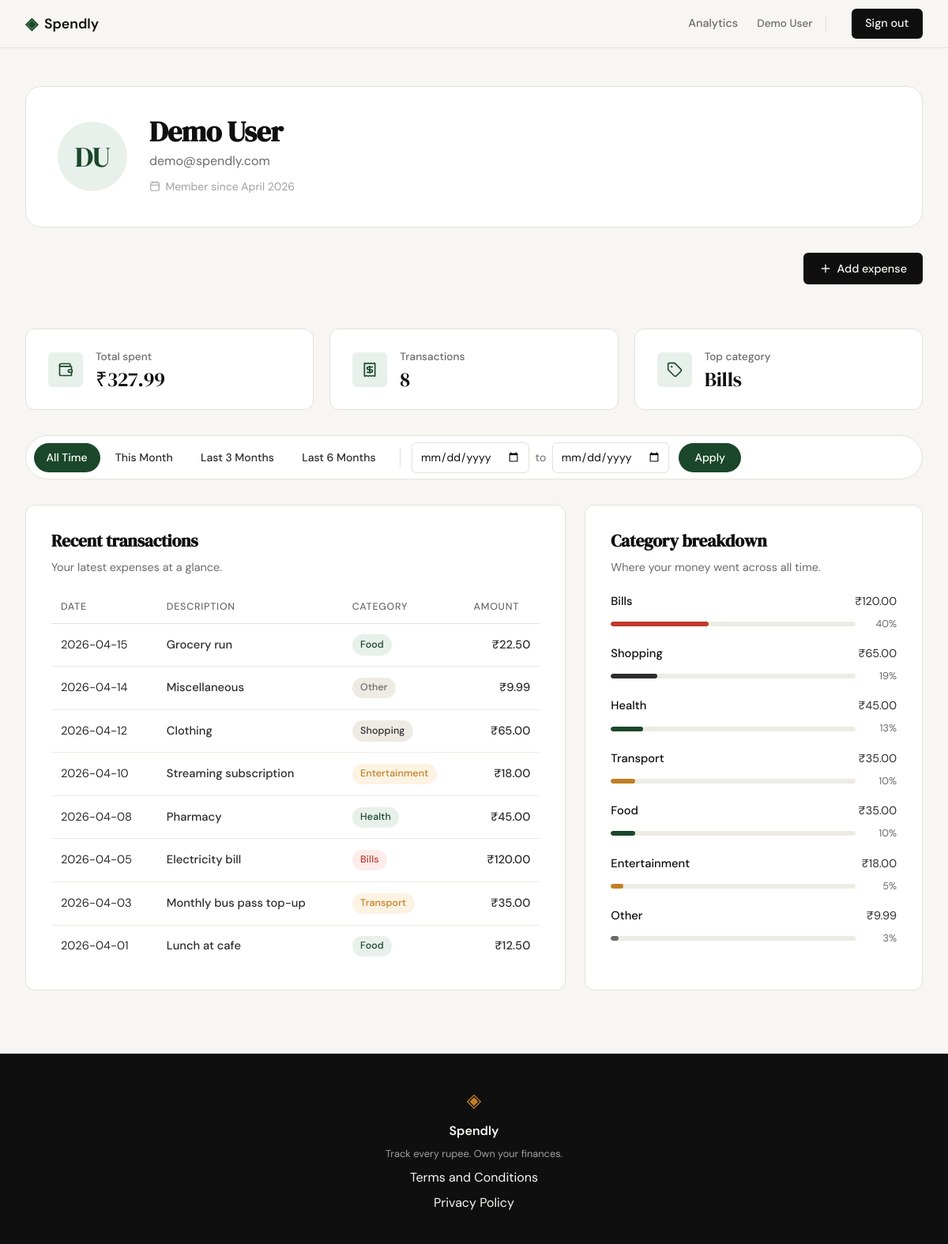
Screenshot of /profile (signed in) with the database file from the repository.
### tables this page shows
CREATE TABLE users (
            id           INTEGER PRIMARY KEY AUTOINCREMENT,
            name         TEXT    NOT NULL,
            email        TEXT    UNIQUE NOT NULL,
            password_hash TEXT   NOT NULL,
            created_at   TEXT    DEFAULT (datetime('now'))
        );

CREATE TABLE expenses (
            id          INTEGER PRIMARY KEY AUTOINCREMENT,
            user_id     INTEGER NOT NULL REFERENCES users(id),
            amount      REAL    NOT NULL,
            category    TEXT    NOT NULL,
            date        TEXT    NOT NULL,
            description TEXT,
            created_at  TEXT    DEFAULT (datetime('now'))
        );

### app.py (the view)
@app.route("/profile")
def profile():
    if not session.get("user_id"):
        return redirect(url_for("login"))
    user_id = session["user_id"]
    date_from = _parse_iso_date(request.args.get("date_from"))
    date_to   = _parse_iso_date(request.args.get("date_to"))
    user         = get_user_by_id(user_id)
    stats        = get_summary_stats(user_id, date_from=date_from, date_to=date_to)
    transactions = get_recent_transactions(user_id, date_from=date_from, date_to=date_to)
    categories   = get_category_breakdown(user_id, date_from=date_from, date_to=date_to)
    presets = _build_presets(datetime.date.today())
    active_preset = None
    if date_from is None and date_to is None:
        active_preset = "all_time"
    else:
        for name, (p_from, p_to) in presets.items():
            if date_from == p_from and date_to == p_to:
                active_preset = name
                break
    return render_template(
        "profile.html",
        user=user,
        stats=stats,
        transactions=transactions,
        categories=categories,
        date_from=date_from,
        date_to=date_to,
        active_preset=active_preset,
        presets=presets,
        filter_label_from=_format_label(date_from),
        filter_label_to=_format_label(date_to),
    )

### app.py (called while the page is built)
def _parse_iso_date(value):
    if not value:
        return None
    try:
        datetime.date.fromisoformat(value)
        return value
    except ValueError:
        return None

def _format_label(value):
    if not value:
        return None
    try:
        return datetime.date.fromisoformat(value).strftime("%d %b %Y")
    except ValueError:
        return None

def _months_ago_start(today, n):
    month = today.month - n
    year = today.year
    while month <= 0:
        month += 12
        year -= 1
    return datetime.date(year, month, 1).isoformat()

def _build_presets(today):
    return {
        "this_month":    (today.replace(day=1).isoformat(), today.isoformat()),
        "last_3_months": (_months_ago_start(today, 3), today.isoformat()),
        "last_6_months": (_months_ago_start(today, 6), today.isoformat()),
    }

### database/db.py (called while the page is built)
def get_db():
    conn = sqlite3.connect(DB_PATH)
    conn.row_factory = sqlite3.Row
    conn.execute("PRAGMA foreign_keys = ON")
    return conn

### database/queries.py (called while the page is built)
def _date_clause(date_from, date_to):
    parts, params = [], []
    if date_from:
        parts.append("AND date >= ?")
        params.append(date_from)
    if date_to:
        parts.append("AND date <= ?")
        params.append(date_to)
    return (" " + " ".join(parts) if parts else "", params)

def get_user_by_id(user_id):
    conn = get_db()
    row = conn.execute(
        "SELECT id, name, email, created_at FROM users WHERE id = ?",
        (user_id,),
    ).fetchone()
    conn.close()
    if row is None:
        return None
    dt = datetime.datetime.fromisoformat(row["created_at"])
    member_since = dt.strftime("%B %Y")
    words = row["name"].split()
    if len(words) == 1:
        initials = words[0][0].upper()
    else:
        initials = words[0][0].upper() + words[-1][0].upper()
    return {
        "name": row["name"],
        "email": row["email"],
        "initials": initials,
        "member_since": member_since,
    }

### templates/profile.html (shortened to what this page needs)
{% extends "base.html" %}
{% block head %}
<link rel="stylesheet" href="{{ url_for('static', filename='css/profile.css') }}">
{% endblock %}
{% block content %}
<section class="profile-section">
    <div class="profile-inner">
        <header class="profile-header">
            <div class="profile-avatar">{{ user.initials }}</div>
            <div class="profile-identity">
                <h1 class="profile-name">{{ user.name }}</h1>
                <p class="profile-email">{{ user.email }}</p>
                <p class="profile-meta">
                    <i data-lucide="calendar"></i>
                    <span>Member since {{ user.member_since }}</span>
                </p>
            </div>
        </header>
        <div class="profile-actions">
            <a href="{{ url_for('add_expense') }}" class="btn-primary">
                <i data-lucide="plus"></i> Add expense
            </a>
        </div>
        <div class="profile-stats">
            <article class="stat-card">
                <div class="stat-icon"><i data-lucide="wallet"></i></div>
                <div class="stat-body">
                    <p class="stat-label">Total spent</p>
                    <p class="stat-value">₹{{ stats.total_spent }}</p>
                </div>
            </article>
            <article class="stat-card">
                <div class="stat-icon"><i data-lucide="receipt"></i></div>
                <div class="stat-body">
                    <p class="stat-label">Transactions</p>
                    <p class="stat-value">{{ stats.transaction_count }}</p>
                </div>
            </article>
            <article class="stat-card">
                <div class="stat-icon"><i data-lucide="tag"></i></div>
                <div class="stat-body">
                    <p class="stat-label">Top category</p>
                    <p class="stat-value">{{ stats.top_category }}</p>
                </div>
            </article>
        </div>
        <form class="filter-bar" method="get" action="{{ url_for('profile') }}">
            <div class="filter-presets">
                <a href="{{ url_for('profile') }}"
                   class="filter-preset {% if active_preset == 'all_time' %}filter-preset--active{% endif %}">All Time</a>
                <a href="{{ url_for('profile', date_from=presets['this_month'][0], date_to=presets['this_month'][1]) }}"
                   class="filter-preset {% if active_preset == 'this_month' %}filter-preset--active{% endif %}">This Month</a>
                <a href="{{ url_for('profile', date_from=presets['last_3_months'][0], date_to=presets['last_3_months'][1]) }}"
                   class="filter-preset {% if active_preset == 'last_3_months' %}filter-preset--active{% endif %}">Last 3 Months</a>
                <a href="{{ url_for('profile', date_from=presets['last_6_months'][0], date_to=presets['last_6_months'][1]) }}"
                   class="filter-preset {% if active_preset == 'last_6_months' %}filter-preset--active{% endif %}">Last 6 Months</a>
            </div>
            <div class="filter-range">
                <input type="date" id="date_from" name="date_from" value="{{ date_from or '' }}">
                <span class="filter-range-sep">to</span>
                <input type="date" id="date_to" name="date_to" value="{{ date_to or '' }}">
            </div>
            <button type="submit" class="filter-apply">Apply</button>
        </form>
        <div class="profile-grid">
            <section class="profile-card tx-card">
                <header class="card-header">
                    <h2 class="card-title">Recent transactions</h2>
                    <p class="card-subtitle">Your latest expenses at a glance.</p>
                </header>
                <div class="tx-table-wrap">
                    <table class="tx-table">
                        <thead>
                            <tr>
                                <th>Date</th>
                                <th>Description</th>
                                <th>Category</th>
                                <th class="tx-amount-col">Amount</th>
                            </tr>
                        </thead>
                        <tbody>
                            {% for tx in transactions %}
                            <tr>
                                <td class="tx-date">{{ tx.date }}</td>
                                <td class="tx-desc">{{ tx.description }}</td>
                                <td>
                                    <span class="tx-badge badge-{{ tx.category | lower }}">{{ tx.category }}</span>
                                </td>
                                <td class="tx-amount">₹{{ tx.amount }}</td>
                            </tr>
                            {% endfor %}
                        </tbody>
                    </table>
                </div>
            </section>
            <section class="profile-card cat-card">
                <header class="card-header">
                    <h2 class="card-title">Category breakdown</h2>
                    <p class="card-subtitle">
                        {% if active_preset == 'this_month' %}Where your money went this month.
                        {% elif active_preset == 'all_time' %}Where your money went across all time.
                        {% else %}Where your money went in the selected period.{% endif %}
                    </p>
                </header>
                <ul class="cat-list">
                    {% for cat in categories %}
                    <li class="cat-row">
                        <div class="cat-row-top">
                            <span class="cat-name">{{ cat.name }}</span>
                            <span class="cat-amount">₹{{ cat.amount }}</span>
                        </div>
                        <div class="cat-bar">
                            <div class="cat-bar-fill badge-{{ cat.name | lower }}" style="width: {{ cat.percent }}%"></div>
                        </div>
                        <span class="cat-percent">{{ cat.percent }}%</span>
                    </li>
                    {% endfor %}
                </ul>
            </section>
        </div>
    </div>
</section>
{% endblock %}

### templates/base.html (shortened to what this page needs)
<!DOCTYPE html>
<html lang="en">
<head>
    <link rel="stylesheet" href="{{ url_for('static', filename='css/style.css') }}">
    {% block head %}{% endblock %}
</head>
<body>
    <nav class="navbar">
        <div class="nav-inner">
            <a href="{{ url_for('landing') }}" class="nav-brand">
                <span class="brand-icon">◈</span>
                <span class="brand-name">Spendly</span>
            </a>
            <div class="nav-links">
                {% if session.get('user_id') %}
                <a href="{{ url_for('analytics') }}" class="nav-link {% if request.endpoint == 'analytics' %}is-active{% endif %}">Analytics</a>
                <a href="{{ url_for('profile') }}" class="nav-user">{{ session.get('user_name') }}</a>
                <a href="{{ url_for('logout') }}" class="nav-cta">Sign out</a>
                {% else %}
                <a href="{{ url_for('login') }}">Sign in</a>
                <a href="{{ url_for('register') }}" class="nav-cta">Get started</a>
                {% endif %}
            </div>
        </div>
    </nav>
    <main class="main-content">
        {% block content %}{% endblock %}
    </main>
    <footer class="footer">
        <div class="footer-inner">
            <span class="brand-icon">◈</span>
            <span class="footer-name">Spendly</span>
            <p class="footer-copy">Track every rupee. Own your finances.</p>
            <a href="{{ url_for('terms') }}">Terms and Conditions</a>
            <a href="{{ url_for('privacy') }}">Privacy Policy</a>
        </div>
    </footer>
</body>
</html>

### static/css/style.css (style rules this page uses)
:root { --ink: #0f0f0f; --ink-soft: #2d2d2d; --ink-muted: #6b6b6b; --ink-faint: #a0a0a0; --paper: #f7f6f3; --paper-warm: #f0ede6; --paper-card: #ffffff; --accent: #1a472a; --accent-light: #e8f0eb; --accent-2: #c17f24; --accent-2-light: #fdf3e3; --danger: #c0392b; --danger-light: #fdecea; --border: #e4e1da; --border-soft: #eeebe4; --font-display: 'DM Serif Display', Georgia, serif; --font-body: 'DM Sans', system-ui, sans-serif; --max-width: 1200px; --auth-width: 440px; --radius-sm: 6px; --radius-md: 12px; --radius-lg: 20px; }
*, *::before, *::after { box-sizing: border-box; margin: 0; padding: 0; }
html { font-size: 16px; scroll-behavior: smooth; }
body { background: var(--paper); color: var(--ink); font-family: var(--font-body); font-size: 1rem; line-height: 1.6; -webkit-font-smoothing: antialiased; }
a { color: inherit; text-decoration: none; }
.navbar { position: sticky; top: 0; z-index: 100; background: var(--paper); border-bottom: 1px solid var(--border); padding: 0 2rem; }
.nav-inner { max-width: var(--max-width); margin: 0 auto; height: 60px; display: flex; align-items: center; justify-content: space-between; }
.nav-brand { display: flex; align-items: center; gap: 0.5rem; font-family: var(--font-body); font-weight: 600; font-size: 1.1rem; color: var(--ink); }
.brand-icon { color: var(--accent); font-size: 1.3rem; }
.brand-name { color: var(--ink); }
.nav-links { display: flex; align-items: center; gap: 1.5rem; font-size: 0.9rem; font-weight: 500; }
.nav-links a { color: var(--ink-muted); transition: color 0.2s; }
.nav-cta { background: var(--ink) !important; color: var(--paper) !important; padding: 0.45rem 1.1rem; border-radius: var(--radius-sm); transition: background 0.2s !important; }
.nav-link { color: var(--ink-muted); font-size: 0.9rem; font-weight: 500; transition: color 0.2s; }
.nav-user { color: var(--ink-muted); font-size: 0.85rem; font-weight: 500; padding-right: 1rem; border-right: 1px solid var(--border); margin-right: 0.5rem; transition: color 0.2s; }
.main-content { min-height: calc(100vh - 60px - 100px); }
.btn-primary { display: inline-block; background: var(--ink); color: var(--paper); padding: 0.8rem 1.75rem; border-radius: var(--radius-sm); font-family: var(--font-body); font-size: 0.95rem; font-weight: 500; cursor: pointer; border: none; transition: background 0.2s; text-decoration: none; }
.footer { background: var(--ink); color: var(--paper); padding: 2.5rem 2rem; text-align: center; }
.footer-inner { display: flex; flex-direction: column; align-items: center; gap: 0.4rem; }
.footer .brand-icon { color: var(--accent-2); font-size: 1.5rem; }
.footer-name { font-weight: 600; font-size: 1rem; }
.footer-copy { font-size: 0.8rem; color: var(--ink-faint); }
.profile-actions { display: flex; justify-content: flex-end; margin-bottom: 1.5rem; }
.profile-actions .btn-primary { display: inline-flex; align-items: center; gap: 0.4rem; font-size: 0.9rem; padding: 0.55rem 1.25rem; }
.profile-actions .btn-primary svg { width: 16px; height: 16px; }

### rows the page displays
users: get "Demo User", name "Demo User", email "demo@spendly.com"
expenses: top_category "Bills", date "2026-04-05", description "Electricity bill", category "Bills", amount "120.00", name "Bills", percent "40"
expenses: date "2026-04-15", description "Grocery run", category "Food", amount "22.50"
expenses: date "2026-04-14", description "Miscellaneous", category "Other", amount "9.99", name "Other", percent "3"
expenses: date "2026-04-12", description "Clothing", category "Shopping", amount "65.00", name "Shopping", percent "19"
expenses: date "2026-04-10", description "Streaming subscription", category "Entertainment", amount "18.00", name "Entertainment", percent "5"
expenses: date "2026-04-08", description "Pharmacy", category "Health", amount "45.00", name "Health", percent "13"
expenses: date "2026-04-03", description "Monthly bus pass top-up", category "Transport", amount "35.00", name "Transport", percent "10"
expenses: date "2026-04-01", description "Lunch at cafe", category "Food", amount "12.50"

### other values shown
{{ user.initials }} "DU"
{{ user.member_since }} "April 2026"
{{ stats.total_spent }} "327.99"
{{ stats.transaction_count }} "8"
{{ cat.name }} "Food"
{{ cat.amount }} "35.00"
{{ cat.percent }} "10"
